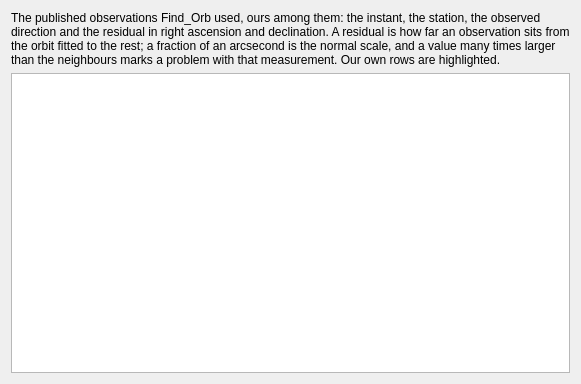
<?xml version="1.0" encoding="UTF-8"?>
<!--
  UFE Astrometry tab: the published observations the Find_Orb check compares
  us with, in their own non-modal window (ADR-077). The check block keeps only
  the verdict and the button that opens this listing; the tab owns the
  behaviour (it fills the table and shows the window). Loaded by
  gui/ufe_published_obs_dialog.py through gui/ui_loader.py; the class tag
  matches the Python class so the i18n context carries over.
-->
<ui version="4.0">
 <class>UfePublishedObsDialog</class>
 <widget class="QWidget" name="UfePublishedObsDialog">
  <layout class="QVBoxLayout" name="vbox_residuals">
   <property name="leftMargin"><number>11</number></property>
   <property name="topMargin"><number>11</number></property>
   <property name="rightMargin"><number>11</number></property>
   <property name="bottomMargin"><number>11</number></property>
   <item>
    <widget class="QLabel" name="lbl_residuals_hint">
     <property name="text">
      <string>The published observations Find_Orb used, ours among them: the instant, the station, the observed direction and the residual in right ascension and declination. A residual is how far an observation sits from the orbit fitted to the rest; a fraction of an arcsecond is the normal scale, and a value many times larger than the neighbours marks a problem with that measurement. Our own rows are highlighted.</string>
     </property>
     <property name="wordWrap"><bool>true</bool></property>
    </widget>
   </item>
   <item>
    <widget class="QTableWidget" name="tbl_residuals">
     <property name="minimumSize"><size><width>0</width><height>300</height></size></property>
     <property name="editTriggers"><set>QAbstractItemView::NoEditTriggers</set></property>
     <property name="selectionMode"><enum>QAbstractItemView::NoSelection</enum></property>
     <property name="alternatingRowColors"><bool>true</bool></property>
    </widget>
   </item>
  </layout>
 </widget>
 <resources/>
 <connections/>
</ui>
